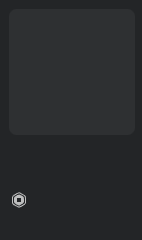
#> input picture images/item.png, 142 x 240 px, found by its file name
$ python image.py   (older library calls are emulated)
#> lines starting #> are read from the running program, lines starting #| are printed output that depends on the picture; pictures that were not available may be replaced by others from this repository, and a replacement may not be noted
import humanize, textwrap
from PIL import Image
from PIL import ImageFont
from PIL import ImageDraw

background = Image.open('images/item.png').convert("RGBA")
#> background is the input picture: PIL image 142x240 RGBA; mean R, G, B, A 40.6, 42.6, 44.6, 255
rolimonsICO = Image.open('images/rolimons.png').convert("RGBA")
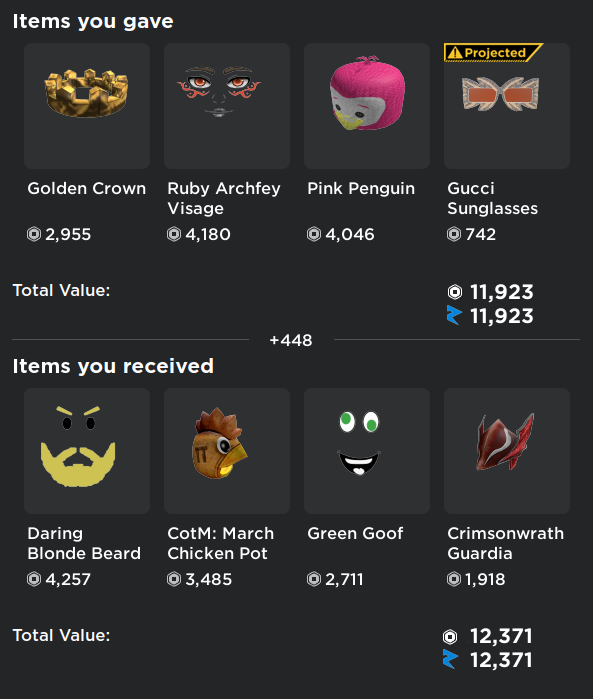
#> input picture trade.png, 593 x 699 px, given in place of rolimons.png, which was not available
#> rolimonsICO is the input picture: PIL image 593x699 RGBA; mean R, G, B, A 49, 48.9, 49.6, 254.7
rolimonsICO2 = Image.open('images/rolimons2.png').convert("RGBA")
rolimonsICO2.thumbnail((20, 20), Image.ANTIALIAS)
font = ImageFont.truetype("fonts/GothamSSm.woff", 16)
fontBig = ImageFont.truetype("fonts/GothamSSm_bold.woff", 20)
tradeBackground = Image.open('images/background.png').convert("RGBA")
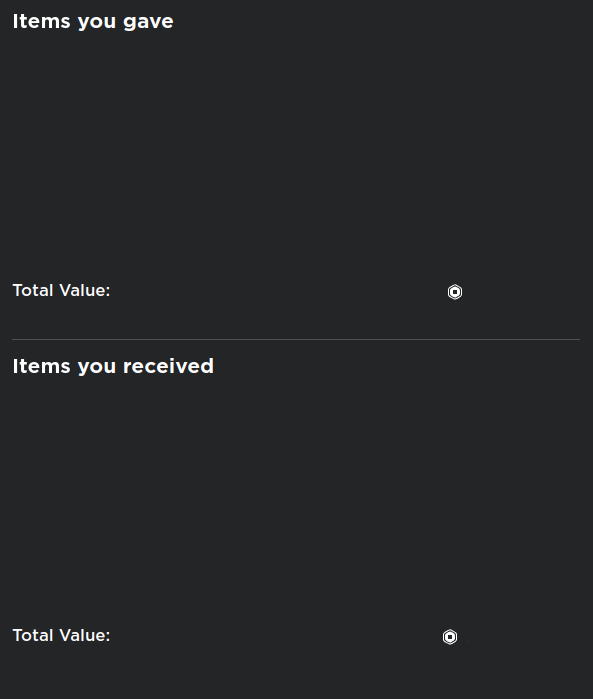
#> input picture images/background.png, 593 x 699 px, found by its file name
#> tradeBackground is the input picture: PIL image 593x699 RGBA; mean R, G, B, A 36.7, 38.7, 40.6, 255
projectedPic = Image.open('images/projected.png').convert("RGBA")
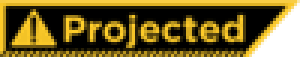
#> input picture images/projected.png, 100 x 19 px, found by its file name (shown 3 times larger)
#> projectedPic is the input picture: PIL image 100x19 RGBA; mean R, G, B, A 94.8, 75.9, 15.6, 231.1

# [68 lines left out: functions importLimited, putLimitedsInTradeScreen, not called in this run]
